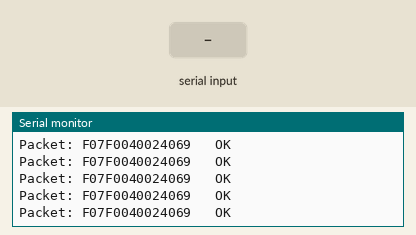
Simulated run of this sketch. Board: Arduino Uno, built with avr-gcc and run on an emulated ATmega328P. Shown: the last lines printed to the serial monitor. The inputs (shaded band) are chosen by the test bench. No radio packets arrive unless stated.

Above: at 1.2 s.
1.3 s: "w\n" received over Serial
At 1.8 s:
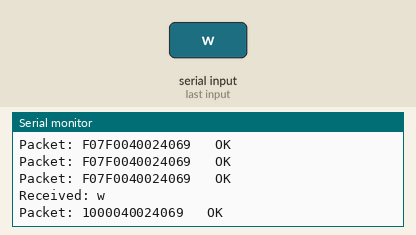
3.1 s: byte 119 ('w') received over Serial
At 3.59 s:
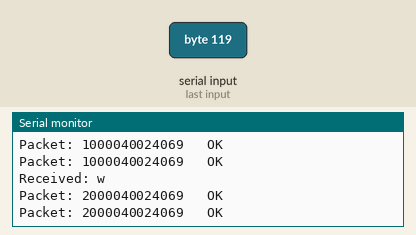
6.1 s: byte 115 ('s') received over Serial
At 6.4 s:
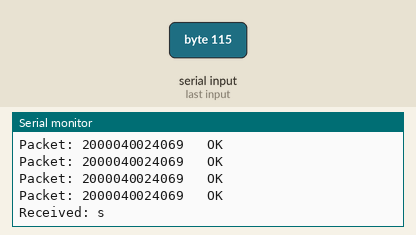
7.8 s: byte 97 ('a') received over Serial
At 8.3 s:
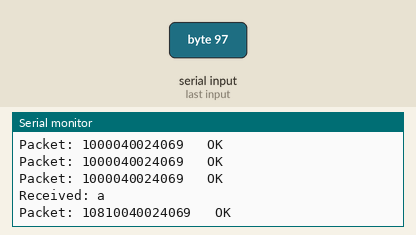
9.6 s: byte 100 ('d') received over Serial
12.6 s: byte 105 ('i') received over Serial
At 12.91 s:
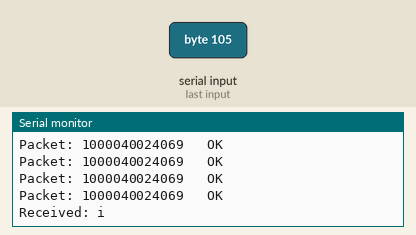

Measured:
- after the input at 1.3 s, the serial monitor: prints a new line after 0.34 s (image 1)
- after the input at 3.1 s, the serial monitor: prints a new line after 0.37 s (image 2)
- after the input at 6.1 s, the serial monitor: prints a new line after 0.30 s (image 3)
- after the input at 7.8 s, the serial monitor: prints a new line after 0.34 s (image 4)
- after the input at 12.6 s, the serial monitor: prints a new line after 0.31 s (image 5)

The sketch:

sender.ino
```cpp
// Syma X5SW Transmissor FINAL VERSION

#include <nRF24L01.h>
#include <printf.h>
#include <RF24.h>
#include <RF24_config.h>

//Pins CE and CSN Arduino Uno R3
#define CE_PIN 9
#define CSN_PIN 10

RF24 radio(CE_PIN, CSN_PIN);

char character;
uint8_t channel;
uint8_t packet[10];
int packet_buffer[10] = {0,0,0,0,0,0,0,0,0,0};

// Address to transmit data
uint64_t address = 0xa1ca192dbcLL;

// Channels of binding
// Alternatives: 22 , 30 , 54, 62
uint8_t chan[4] = {22, 26, 30, 34};

//// Syma checksum packets
uint8_t checksum(){

  uint8_t sum = packet[0];

  for (int i=1; i < 9; i++)
    sum ^= packet[i];

  return (sum + 0x55);
}

void setup()
{
  //Initialize serial port
  Serial.begin(2400);
  printf_begin();

  //Initialize NRF24L01 for write
  radio.begin();

  radio.setDataRate(RF24_250KBPS);
  radio.setCRCLength(RF24_CRC_16);
  radio.setPALevel(RF24_PA_MAX);
  radio.setAutoAck(false);
  radio.setRetries(0,0);

  radio.openWritingPipe(address);
  radio.setPayloadSize(10);
  radio.setChannel(chan[0]);
  radio.printDetails();
}

char getAndParseCommand(){

  character = 0x00;

  if (Serial.available() > 0) {
    character = Serial.read();
    Serial.print("Received: ");
    Serial.print(character);
    Serial.print("\n");
  }

  switch(character){

    case 'w':
      if(packet_buffer[0] < 127)
        packet_buffer[0] += 1;
      break;

    case 's':
      if(packet_buffer[0] > 0)
        packet_buffer[0] -= 1;
      break;

    case 'a':
      if(packet_buffer[2] > -127)
        packet_buffer[2] -= 1;
        break;

    case 'd':
      if(packet_buffer[2] < 127)
        packet_buffer[2] += 1;
        break;

    case 'i':
      if(packet_buffer[1] < 127)
        packet_buffer[1] += 1;
        break;

    case 'k':
      if(packet_buffer[0] > -127)
        packet_buffer[1] -= 1;
        break;

    case 'l':
      if(packet_buffer[3] < 127)
        packet_buffer[3] += 1;
        break;
    case 'j':
      if(packet_buffer[3] > -127)
        packet_buffer[3] -= 1;
        break;
  }

  return character;
}

void buildPacket(){
  /*
  Build packet bytes necessary.
  Remaining bytes not necessary modify.
  Apply OR 0x80 to numbers < 0, Highest bit is direction and remain is the value.
  */

  int i;
  packet[0] = packet_buffer[0];

  for(i = 1; i < 4; i++){

    if(packet_buffer[i] < 0)
      packet[i] = abs(packet_buffer[i]) | 0x80;
    else
      packet[i] = packet_buffer[i];
  }
}

void loop()
{
  // The drone to spin on its axis counterclockwise
  // 0f 00 7f 00 00 40 00 24 00 checksum
  // Nothing ... 00 00 00 00 00 60 00 00 01 b6  CRC 03a1

  packet[0] = 0x0f;
  packet[1] = 0x00;
  packet[2] = 0x7f;
  packet[3] = 0x00;
  packet[4] = 0x00;
  packet[5] = 0x40;
  packet[6] = 0x00;
  packet[7] = 0x24;
  packet[8] = 0x00;
  packet[9] = checksum();

  do{

    // Print data packet to send
    int i;
    Serial.print("Packet: ");
    for(i = 0; i < sizeof(packet); i++)
      Serial.print(packet[i], HEX);

    // Switch between three channels to transmit
    //channel += 1;
    //if(channel > 3)
    //  channel = 0;
    radio.setChannel(chan[channel]);

    // Send data
    bool status = radio.write(packet, sizeof(packet));
    if(status)
      Serial.println("\t OK");
    else
      Serial.println("\t FAIL");

    character = getAndParseCommand();
    if(character)
      buildPacket();

  } while (character != "q");
}
```
